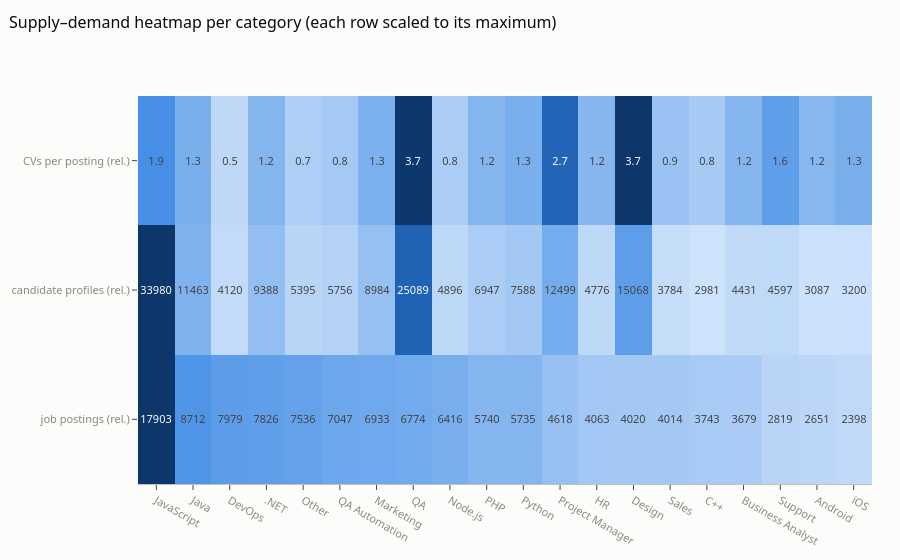

Notebook code cell kept with this figure:
### Code cell
hm = sd.set_index("category")[["job postings", "candidate profiles", "cvs per posting"]].copy()
z = np.vstack([ (hm["job postings"] / hm["job postings"].max()).values, (hm["candidate profiles"] / hm["candidate profiles"].max()).values, (hm["cvs per posting"] / hm["cvs per posting"].max()).values ])
fig = go.Figure(go.Heatmap(z=z, x=hm.index, y=["job postings (rel.)", "candidate profiles (rel.)", "CVs per posting (rel.)"], colorscale=[[i/(len(viz.SEQ_BLUE)-1), c] for i, c in enumerate(viz.SEQ_BLUE)],
                           text=np.vstack([hm["job postings"].values, hm["candidate profiles"].values, hm["cvs per posting"].round(1).values]), texttemplate="%{text}", showscale=False))
fig.update_layout(title="Supply–demand heatmap per category (each row scaled to its maximum)", height=360)
viz.save_fig(fig, "eda03_supply_demand_heatmap", "Supply–demand heatmap: relative job postings, candidate profiles and CVs-per-posting ratio per category — where competition for a job is highest.", height=360)
fig

### Figure 1 — Plotly figure (JSON) as saved in the notebook; plotly's stock layout.template omitted (floating-point values rounded to 4 significant figures)
{"data": [{"colorscale": [[0.0, "#cde2fb"], [0.08333, "#b7d3f6"], [0.1667, "#9ec5f4"], [0.25, "#86b6ef"], [0.3333, "#6da7ec"], [0.4167, "#5598e7"], [0.5, "#3987e5"], [0.5833, "#2a78d6"], [0.6667, "#256abf"], [0.75, "#1c5cab"], [0.8333, "#184f95"], [0.9167, "#104281"], [1.0, "#0d366b"]], "showscale": false, "text": [[17900.0, 8712.0, 7979.0, 7826.0, 7536.0, 7047.0, 6933.0, 6774.0, 6416.0, 5740.0, 5735.0, 4618.0, 4063.0, 4020.0, 4014.0, 3743.0, 3679.0, 2819.0, 2651.0, 2398.0], [33980.0, 11460.0, 4120.0, 9388.0, 5395.0, 5756.0, 8984.0, 25090.0, 4896.0, 6947.0, 7588.0, 12500.0, 4776.0, 15070.0, 3784.0, 2981.0, 4431.0, 4597.0, 3087.0, 3200.0], [1.9, 1.3, 0.5, 1.2, 0.7, 0.8, 1.3, 3.7, 0.8, 1.2, 1.3, 2.7, 1.2, 3.7, 0.9, 0.8, 1.2, 1.6, 1.2, 1.3]], "texttemplate": "%{text}", "type": "heatmap", "x": ["JavaScript", "Java", "DevOps", ".NET", "Other", "QA Automation", "Marketing", "QA", "Node.js", "PHP", "Python", "Project Manager", "HR", "Design", "Sales", "C++", "Business Analyst", "Support", "Android", "iOS"], "y": ["job postings (rel.)", "candidate profiles (rel.)", "CVs per posting (rel.)"], "z": [[1.0, 0.4866, 0.4457, 0.4371, 0.4209, 0.3936, 0.3873, 0.3784, 0.3584, 0.3206, 0.3203, 0.2579, 0.2269, 0.2245, 0.2242, 0.2091, 0.2055, 0.1575, 0.1481, 0.1339], [1.0, 0.3373, 0.1212, 0.2763, 0.1588, 0.1694, 0.2644, 0.7383, 0.1441, 0.2044, 0.2233, 0.3678, 0.1406, 0.4434, 0.1114, 0.08773, 0.1304, 0.1353, 0.09085, 0.09417], [0.5064, 0.351, 0.1378, 0.32, 0.191, 0.2179, 0.3457, 0.9881, 0.2036, 0.3229, 0.353, 0.7221, 0.3136, 1.0, 0.2515, 0.2125, 0.3213, 0.4351, 0.3107, 0.356]]}], "layout": {"autosize": true, "title": {"text": "Supply–demand heatmap per category (each row scaled to its maximum)"}}}
